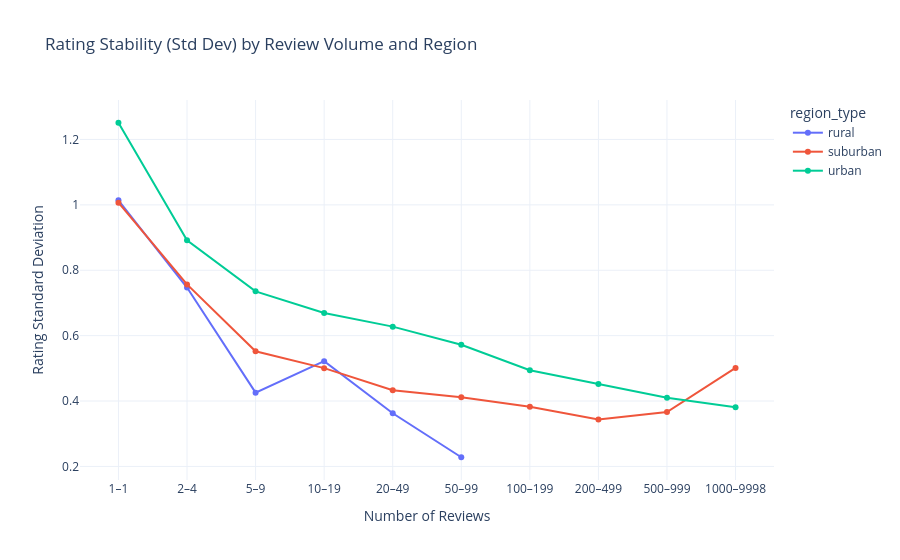

The notebook cell this image was saved under:
### Code cell
import plotly.express as px

#Drop blank biz values
plot_data = regional_summary.dropna(subset=['rating_std'])

fig = px.line(
    plot_data, 
    x="review_bin", 
    y="rating_std", 
    color="region_type",
    markers=True,
    title="Rating Stability (Std Dev) by Review Volume and Region",
    labels={"rating_std": "Rating Standard Deviation", "review_bin": "Number of Reviews"},
    category_orders={"review_bin": labels} # Ensures bins stay in numerical order
)

fig.update_layout(template="plotly_white", hovermode="x unified")
fig.show()

### Figure 1 — Plotly figure (JSON) as saved in the notebook; plotly's stock layout.template omitted (floating-point values rounded to 4 significant figures)
{"data": [{"hovertemplate": "region_type=rural<br>Number of Reviews=%{x}<br>Rating Standard Deviation=%{y}<extra></extra>", "legendgroup": "rural", "line": {"color": "#636efa", "dash": "solid"}, "marker": {"symbol": "circle"}, "mode": "lines+markers", "name": "rural", "orientation": "v", "showlegend": true, "type": "scatter", "x": ["1–1", "2–4", "5–9", "10–19", "20–49", "50–99"], "xaxis": "x", "y": [1.014, 0.7472, 0.4257, 0.5219, 0.3626, 0.228], "yaxis": "y"}, {"hovertemplate": "region_type=suburban<br>Number of Reviews=%{x}<br>Rating Standard Deviation=%{y}<extra></extra>", "legendgroup": "suburban", "line": {"color": "#EF553B", "dash": "solid"}, "marker": {"symbol": "circle"}, "mode": "lines+markers", "name": "suburban", "orientation": "v", "showlegend": true, "type": "scatter", "x": ["1–1", "2–4", "5–9", "10–19", "20–49", "50–99", "100–199", "200–499", "500–999", "1000–9998"], "xaxis": "x", "y": [1.007, 0.7567, 0.552, 0.5006, 0.4331, 0.4113, 0.3825, 0.3436, 0.3662, 0.5012], "yaxis": "y"}, {"hovertemplate": "region_type=urban<br>Number of Reviews=%{x}<br>Rating Standard Deviation=%{y}<extra></extra>", "legendgroup": "urban", "line": {"color": "#00cc96", "dash": "solid"}, "marker": {"symbol": "circle"}, "mode": "lines+markers", "name": "urban", "orientation": "v", "showlegend": true, "type": "scatter", "x": ["1–1", "2–4", "5–9", "10–19", "20–49", "50–99", "100–199", "200–499", "500–999", "1000–9998"], "xaxis": "x", "y": [1.251, 0.8917, 0.7354, 0.6693, 0.6276, 0.5723, 0.494, 0.4523, 0.4103, 0.381], "yaxis": "y"}], "layout": {"hovermode": "x unified", "legend": {"title": {"text": "region_type"}, "tracegroupgap": 0}, "title": {"text": "Rating Stability (Std Dev) by Review Volume and Region"}, "xaxis": {"anchor": "y", "categoryarray": ["1–1", "2–4", "5–9", "10–19", "20–49", "50–99", "100–199", "200–499", "500–999", "1000–9998"], "categoryorder": "array", "domain": [0, 1], "title": {"text": "Number of Reviews"}}, "yaxis": {"anchor": "x", "domain": [0, 1], "title": {"text": "Rating Standard Deviation"}}}}
